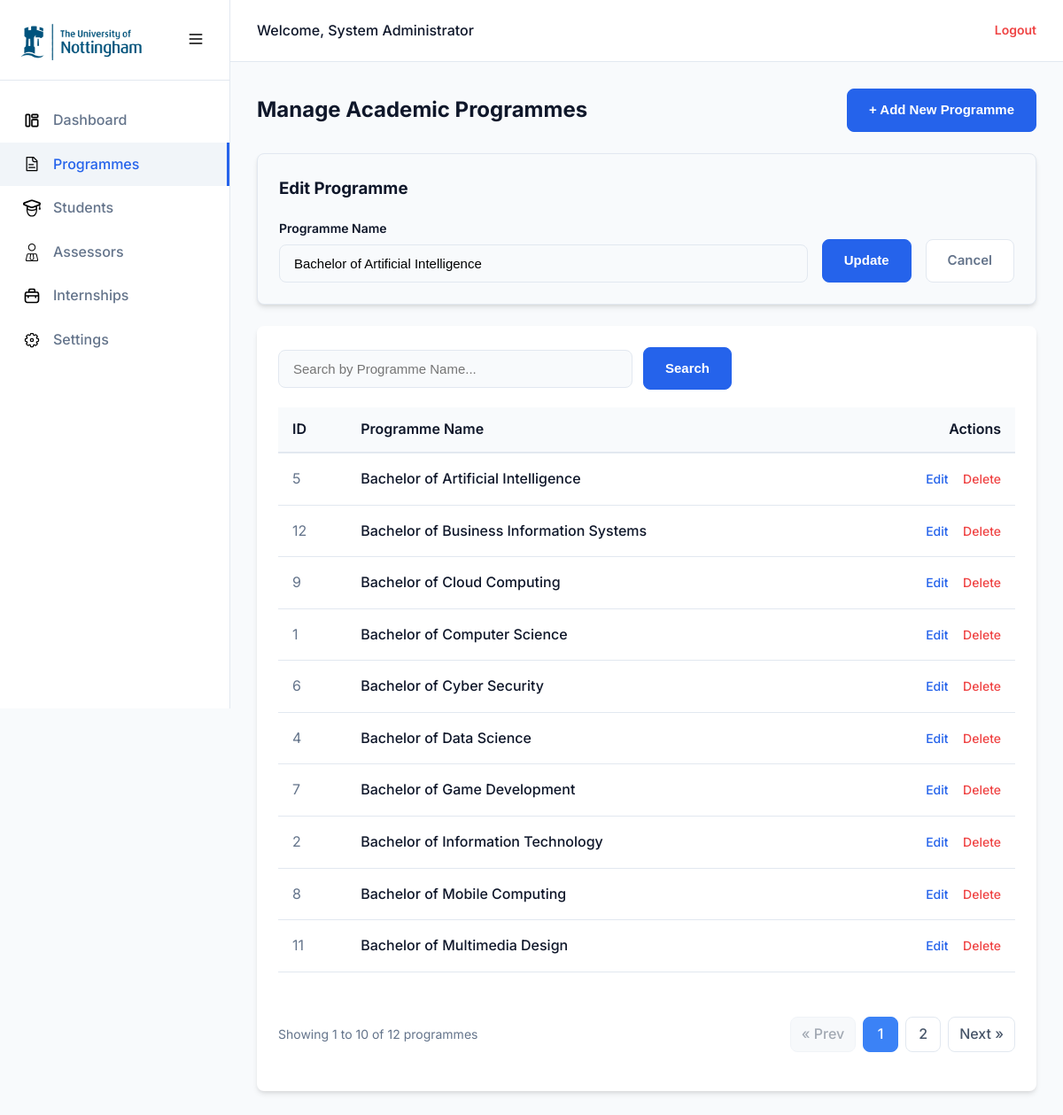
Screenshot of /admin/programmes.php?edit_id=5 (signed in) with the database file from the repository.
### tables this page shows
CREATE TABLE `programme` (
  `programme_id` int(11) NOT NULL,
  `programme_name` varchar(100) NOT NULL
);

### includes/functions.php (called while the page is built, shortened)
<?php
    function get_programme($conn, $programme_id) {
        $stmt = $conn->prepare("SELECT * FROM programme WHERE programme_id = ?");
        $stmt->bind_param("i", $programme_id);
        $stmt->execute();
        $result = $stmt->get_result();
        $programme = $result->fetch_assoc();
        return $programme ?: false;
    }
    function get_programmes_paged($conn, $limit, $offset, $search = "") {
        $sql = "SELECT * FROM programme";
        $sql .= " ORDER BY programme_name ASC LIMIT ? OFFSET ?";
        $stmt = $conn->prepare($sql);
        if (!empty($search)) {
            $searchTerm = "%$search%";
            $stmt->bind_param("sii", $searchTerm, $limit, $offset);
        } else {
            $stmt->bind_param("ii", $limit, $offset);
        }
        $stmt->execute();
        $result = $stmt->get_result();
        return $result;
    }
    function count_programmes($conn, $search = "") {
        $sql = "SELECT COUNT(*) as total FROM programme";
        $stmt = $conn->prepare($sql);
        $stmt->execute();
        $result = $stmt->get_result()->fetch_assoc();
        return $result['total'];
    }
?>

### admin/programmes.php (the view, shortened to what this page needs)
<?php
    include '../config/db.php';
    include '../includes/functions.php';
    $errors = [];
    $edit_mode = false;
    $prog_name_value = "";
    $action = $_POST['action'] ?? '';
    $search = trim($_GET['search'] ?? '');
    $limit  = 10;
    $page   = (int) ($_GET['page'] ?? 1);
    $total_programmes = count_programmes($conn, $search);
    $total_pages      = ceil($total_programmes / $limit);
    $offset = ($page - 1) * $limit;
    if (isset($_GET['edit_id'])) {
        $edit_id = (int)$_GET['edit_id'];
        $programme = get_programme($conn, $edit_id);
        if ($programme) {
            $edit_mode = true;
            $prog_name_value = $_POST['prog_name'] ?? $programme['programme_name'];
        } else {
            $errors[] = "Programme not found.";
        }
    }
    $result = get_programmes_paged($conn, $limit, $offset, $search);
?>
<!DOCTYPE html>
<html lang="en">
<head>
    <link rel="stylesheet" href="../assets/css/style.css">
</head>
<body>
    <div class="app-container">
        <?php include '../components/sidebar.php'; ?>
        <main class="main-content">
             <?php include '../components/header.php'; ?>
            <div class="content-area">
                <div class="page-header">
                    <h1 class="page-title">Manage Academic Programmes</h1>
                    <button class="btn btn-primary btn-auto" onclick="document.getElementById('addForm').style.display='block'">+ Add New Programme</button>
                </div>
                <div class="card collapse-form" id="editForm" style="display: <?= ($edit_mode || ($action === 'edit' && !empty($errors))) ? 'block' : 'none' ?>;">
                    <h3 class="mb-20">Edit Programme</h3>
                    <form action="" method="post" class="display-flex gap-16 align-end" novalidate>
                        <div class="form-group flex-1 mb-0">
                            <label for="prog_name_edit">Programme Name</label>
                            <input type="text" name="prog_name" id="prog_name_edit" class="form-control" value="<?= htmlspecialchars($prog_name_value) ?>" required>
                        </div>
                        <button type="submit" class="btn btn-primary btn-auto">Update</button>
                        <a href="programmes.php" class="btn btn-secondary btn-auto">Cancel</a>
                    </form>
                </div>
                <div class="card">
                    <form action="" method="get" class="search-container">
                        <input type="text" name="search" class="form-control max-w-400"
                               placeholder="Search by Programme Name..."
                               value="<?= htmlspecialchars($search) ?>">
                        <button type="submit" class="btn btn-primary btn-auto">Search</button>
                    </form>
                    <div class="table-responsive">
                        <table class="irms-table">
                            <thead>
                                <tr class="table-header-row">
                                    <th class="table-header-cell">ID</th>
                                    <th class="table-header-cell">Programme Name</th>
                                    <th class="table-header-cell text-right">Actions</th>
                                </tr>
                            </thead>
                            <tbody>
                                <?php if ($result && $result->num_rows > 0): ?>
                                    <?php while ($row = $result->fetch_assoc()): ?>
                                        <tr class="table-body-row">
                                            <td class="table-cell-muted"><?= $row['programme_id'] ?></td>
                                            <td class="table-cell-medium"><?= htmlspecialchars($row['programme_name']) ?></td>
                                            <td class="table-actions-cell">
                                                <a href="?edit_id=<?= $row['programme_id'] ?>" class="action-edit">Edit</a>
                                                <form action="" method="post" style="display:inline;">
                                                    <button type="submit" class="btn-link-reset action-revoke" onclick="return confirm('Are you sure you want to delete this programme? This action cannot be undone.')">Delete</button>
                                                </form>
                                            </td>
                                        </tr>
                                    <?php endwhile; ?>
                                <?php else: ?>
                                    <tr class="table-body-row">
                                        <td colspan="3" class="table-cell text-center">No programmes found.</td>
                                    </tr>
                                <?php endif; ?>
                            </tbody>
                        </table>
                    </div>
                    <?php if ($total_pages > 1): ?>
                        <div class="pagination">
                            <div class="pagination-info">
                                Showing <?= $offset + 1 ?> to <?= min($offset + $limit, $total_programmes) ?> of <?= $total_programmes ?> programmes
                            </div>
                            <a href="?page=<?= $page - 1 ?>&search=<?= urlencode($search) ?>"
                               class="pagination-item <?= ($page <= 1) ? 'disabled' : '' ?>"
                               <?= ($page <= 1) ? 'onclick="return false;"' : '' ?>>
                                &laquo; Prev
                            </a>
                            <?php for ($i = 1; $i <= $total_pages; $i++): ?>
                                <a href="?page=<?= $i ?>&search=<?= urlencode($search) ?>"
                                   class="pagination-item <?= ($i === $page) ? 'active' : '' ?>">
                                    <?= $i ?>
                                </a>
                            <?php endfor; ?>
                            <a href="?page=<?= $page + 1 ?>&search=<?= urlencode($search) ?>"
                               class="pagination-item <?= ($page >= $total_pages) ? 'disabled' : '' ?>"
                               <?= ($page >= $total_pages) ? 'onclick="return false;"' : '' ?>>
                                Next &raquo;
                            </a>
                        </div>
                    <?php endif; ?>
                </div>
            </div>
        </main>
    </div>
</body>
</html>

### assets/css/style.css (style rules this page uses)
:root { --primary-color: #2563eb; --primary-hover: #1d4ed8; --bg-color: #f8fafc; --nav-bg: #ffffff; --text-dark: #0f172a; --text-muted: #64748b; --border-color: #e2e8f0; --success-color: #10b981; --warning-color: #f59e0b; --danger-color: #ef4444; --card-shadow: 0 4px 6px -1px rgba(0, 0, 0, 0.1), 0 2px 4px -1px rgba(0, 0, 0, 0.06); --input-focus: 0 0 0 3px rgba(37, 99, 235, 0.2); --border-radius: 8px; --transition: all 0.2s ease-in-out; --sidebar-width: 260px; --sidebar-collapsed-width: 80px; }
* { margin: 0; padding: 0; box-sizing: border-box; }
body { font-family: 'Inter', -apple-system, BlinkMacSystemFont, 'Segoe UI', Roboto, Oxygen, Ubuntu, Cantarell, sans-serif; background-color: var(--bg-color); color: var(--text-dark); line-height: 1.6; -webkit-font-smoothing: antialiased; }
.form-group { margin-bottom: 20px; text-align: left; }
.form-group label { display: block; font-size: 14px; font-weight: 600; margin-bottom: 6px; color: var(--text-dark); }
.form-control { width: 100%; padding: 12px 16px; font-size: 15px; border: 1px solid var(--border-color); border-radius: var(--border-radius); transition: var(--transition); background-color: #f8fafc; }
.btn { display: inline-block; font-weight: 600; text-align: center; white-space: nowrap; vertical-align: middle; user-select: none; border: 1px solid transparent; padding: 12px 24px; font-size: 15px; line-height: 1.5; border-radius: var(--border-radius); transition: var(--transition); cursor: pointer; width: 100%; text-decoration: none; }
.btn-primary { color: #fff; background-color: var(--primary-color); border-color: var(--primary-color); }
.app-container { display: flex; min-height: 100vh; }
.main-content { flex-grow: 1; display: flex; flex-direction: column; }
.content-area { padding: 30px; flex-grow: 1; background-color: var(--bg-color); }
.page-header { margin-bottom: 24px; display: flex; justify-content: space-between; align-items: center; gap: 16px; }
.page-title { font-size: 24px; font-weight: 700; color: var(--text-dark); }
.card { background: #ffffff; border-radius: var(--border-radius); box-shadow: var(--card-shadow); padding: 24px; margin-bottom: 24px; }
.table-responsive { overflow-x: auto; }
.irms-table { width: 100%; border-collapse: collapse; min-width: 600px; }
.table-header-row { background-color: #f8fafc; border-bottom: 2px solid #e2e8f0; text-align: left; }
.table-header-cell { padding: 12px 16px; font-weight: 600; }
.table-body-row { border-bottom: 1px solid #e2e8f0; }
.table-cell-muted { padding: 16px; color: var(--text-muted); }
.table-cell-medium { padding: 16px; font-weight: 500; }
.table-actions-cell { padding: 16px; text-align: right; }
.action-edit { color: var(--primary-color); margin-right: 12px; text-decoration: none; font-size: 14px; font-weight: 500; white-space: nowrap; }
.action-revoke { color: var(--danger-color); text-decoration: none; font-size: 14px; font-weight: 500; white-space: nowrap; }
.text-right { text-align: right; }
.mb-20 { margin-bottom: 20px; }
.collapse-form { display: none; background: #f8fafc !important; border: 1px solid var(--border-color) !important; }
.flex-1 { flex: 1; }
.align-end { align-items: flex-end; }
.gap-16 { gap: 16px; }
.mb-0 { margin-bottom: 0 !important; }
.display-flex { display: flex; }
.search-container { display: flex; gap: 12px; margin-bottom: 24px; align-items: center; flex-wrap: wrap; }
.max-w-400 { max-width: 400px; }
.pagination { display: flex; align-items: center; justify-content: center; gap: 8px; margin-top: 30px; padding: 20px 0; }
.pagination-item { display: flex; align-items: center; justify-content: center; min-width: 40px; height: 40px; padding: 0 12px; border-radius: 8px; background: white; border: 1px solid #e2e8f0; color: #475569; font-weight: 500; text-decoration: none; transition: all 0.2s ease; cursor: pointer; }
.pagination-item.active { background: #3b82f6; border-color: #3b82f6; color: white; cursor: default; }
.pagination-item.disabled { opacity: 0.5; cursor: not-allowed; background: #f1f5f9; }
.pagination-info { font-size: 14px; color: #64748b; margin-right: auto; }
.btn-link-reset { background: none; border: none; text-decoration: none; cursor: pointer; padding: 0; font-family: inherit; }
.btn-auto { width: auto; }
.btn-secondary { background: #ffffff; border: 1px solid var(--border-color); color: var(--text-muted); }
.search-container { margin-bottom: 20px; display: flex; gap: 12px; }

### rows the page displays
programme: prog_name "Bachelor of Artificial Intelligence", programme_id "5", programme_name "Bachelor of Artificial Intelligence"
programme: programme_id "12", programme_name "Bachelor of Business Information Systems"
programme: programme_id "9", programme_name "Bachelor of Cloud Computing"
programme: programme_id "1", programme_name "Bachelor of Computer Science"
programme: programme_id "6", programme_name "Bachelor of Cyber Security"
programme: programme_id "4", programme_name "Bachelor of Data Science"
programme: programme_id "7", programme_name "Bachelor of Game Development"
programme: programme_id "2", programme_name "Bachelor of Information Technology"
programme: programme_id "8", programme_name "Bachelor of Mobile Computing"
programme: programme_id "11", programme_name "Bachelor of Multimedia Design"

### other values shown
$_SESSION['fullname'] "System Administrator"
$offset + 1 "1"
min($offset + $limit, $total_programmes) "10"
$total_programmes "12"
